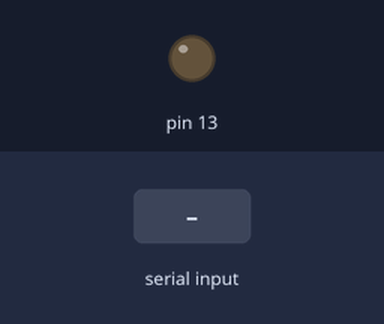
The sketch below on a simulated Arduino Uno, built with avr-gcc and run on an emulated ATmega328P. On the bench: output pins drawn as LEDs (lit = HIGH). The inputs (shaded band) are chosen by the test bench.

Above: at 1.2 s.
1.3 s: "1\n" received over Serial
At 2.1 s:
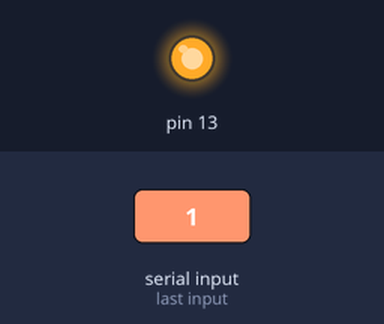
Timing chart, 0 to 4.3 s (numbered marks = the images above; inputs shaded):
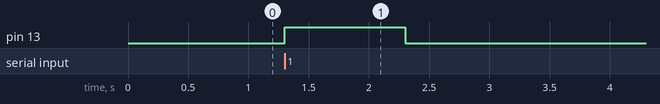

The sketch:

Serial_OUTPUT.ino
```cpp
int state=0;

void setup() {
  pinMode(13,OUTPUT);
  Serial.begin(9600);
}

void loop() {
  if(Serial.available()>0)
  {
    state=Serial.parseInt();
  }
  if(state==1)
  {
    digitalWrite(13,HIGH);
  }
  else if(state==0)
  {
    digitalWrite(13,LOW);
  }
}
```

Measured:
- after the input at 1.3 s, pin 13: LOW → HIGH at once, → LOW 1.0 s later
